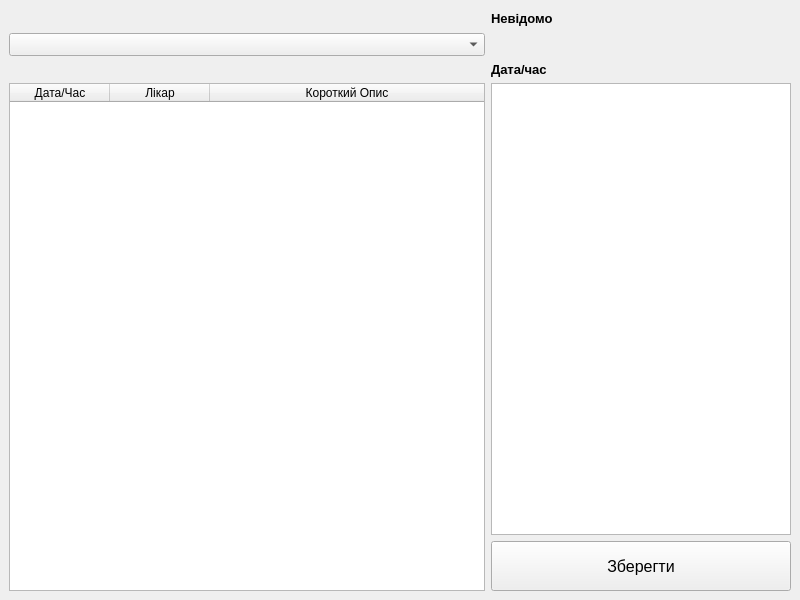
<?xml version="1.0" encoding="UTF-8"?>
<ui version="4.0">
 <class>PatientRecordsWindow</class>
 <widget class="QMainWindow" name="PatientRecordsWindow">
  <property name="geometry">
   <rect>
    <x>0</x>
    <y>0</y>
    <width>800</width>
    <height>600</height>
   </rect>
  </property>
  <property name="windowTitle">
   <string>Інформація про пацієнта</string>
  </property>
  <widget class="QWidget" name="centralwidget">
   <layout class="QGridLayout" name="gridLayout">
    <item row="3" column="1">
     <widget class="QTextEdit" name="textEdit">
      <property name="maximumSize">
       <size>
        <width>300</width>
        <height>16777215</height>
       </size>
      </property>
      <property name="font">
       <font>
        <pointsize>10</pointsize>
       </font>
      </property>
      <property name="html">
       <string>&lt;!DOCTYPE HTML PUBLIC &quot;-//W3C//DTD HTML 4.0//EN&quot; &quot;http://www.w3.org/TR/REC-html40/strict.dtd&quot;&gt;
&lt;html&gt;&lt;head&gt;&lt;meta name=&quot;qrichtext&quot; content=&quot;1&quot; /&gt;&lt;style type=&quot;text/css&quot;&gt;
p, li { white-space: pre-wrap; }
&lt;/style&gt;&lt;/head&gt;&lt;body style=&quot; font-family:'MS Shell Dlg 2'; font-size:10pt; font-weight:400; font-style:normal;&quot;&gt;
&lt;p style=&quot;-qt-paragraph-type:empty; margin-top:0px; margin-bottom:0px; margin-left:0px; margin-right:0px; -qt-block-indent:0; text-indent:0px; font-size:7.8pt;&quot;&gt;&lt;br /&gt;&lt;/p&gt;&lt;/body&gt;&lt;/html&gt;</string>
      </property>
     </widget>
    </item>
    <item row="3" column="0" rowspan="2">
     <widget class="QTableWidget" name="tableWidgetPatientRecords">
      <property name="editTriggers">
       <set>QAbstractItemView::NoEditTriggers</set>
      </property>
      <property name="selectionMode">
       <enum>QAbstractItemView::SingleSelection</enum>
      </property>
      <property name="selectionBehavior">
       <enum>QAbstractItemView::SelectRows</enum>
      </property>
      <property name="rowCount">
       <number>0</number>
      </property>
      <attribute name="horizontalHeaderCascadingSectionResizes">
       <bool>true</bool>
      </attribute>
      <attribute name="horizontalHeaderShowSortIndicator" stdset="0">
       <bool>false</bool>
      </attribute>
      <attribute name="horizontalHeaderStretchLastSection">
       <bool>true</bool>
      </attribute>
      <attribute name="verticalHeaderVisible">
       <bool>false</bool>
      </attribute>
      <attribute name="verticalHeaderCascadingSectionResizes">
       <bool>true</bool>
      </attribute>
      <attribute name="verticalHeaderHighlightSections">
       <bool>true</bool>
      </attribute>
      <attribute name="verticalHeaderShowSortIndicator" stdset="0">
       <bool>true</bool>
      </attribute>
      <attribute name="verticalHeaderStretchLastSection">
       <bool>true</bool>
      </attribute>
      <column>
       <property name="text">
        <string>Дата/Час</string>
       </property>
      </column>
      <column>
       <property name="text">
        <string>Лікар</string>
       </property>
      </column>
      <column>
       <property name="text">
        <string>Короткий Опис</string>
       </property>
      </column>
     </widget>
    </item>
    <item row="4" column="1">
     <widget class="QPushButton" name="btnSave">
      <property name="minimumSize">
       <size>
        <width>0</width>
        <height>50</height>
       </size>
      </property>
      <property name="font">
       <font>
        <pointsize>12</pointsize>
       </font>
      </property>
      <property name="text">
       <string>Зберегти</string>
      </property>
     </widget>
    </item>
    <item row="0" column="1">
     <widget class="QLabel" name="labelName">
      <property name="font">
       <font>
        <pointsize>10</pointsize>
        <weight>75</weight>
        <bold>true</bold>
       </font>
      </property>
      <property name="text">
       <string>Невідомо</string>
      </property>
     </widget>
    </item>
    <item row="1" column="1">
     <widget class="QLabel" name="labelSpeciality">
      <property name="text">
       <string/>
      </property>
     </widget>
    </item>
    <item row="2" column="1">
     <widget class="QLabel" name="labelDataTime">
      <property name="font">
       <font>
        <pointsize>10</pointsize>
        <weight>75</weight>
        <bold>true</bold>
       </font>
      </property>
      <property name="text">
       <string>Дата/час</string>
      </property>
     </widget>
    </item>
    <item row="1" column="0">
     <widget class="QComboBox" name="comboBoxSpeiality">
      <property name="font">
       <font>
        <pointsize>10</pointsize>
       </font>
      </property>
     </widget>
    </item>
    <item row="0" column="0">
     <widget class="QLabel" name="labelPatient">
      <property name="font">
       <font>
        <pointsize>12</pointsize>
        <weight>75</weight>
        <bold>true</bold>
        <underline>true</underline>
        <strikeout>false</strikeout>
       </font>
      </property>
      <property name="text">
       <string/>
      </property>
     </widget>
    </item>
   </layout>
  </widget>
 </widget>
 <resources/>
 <connections/>
</ui>
